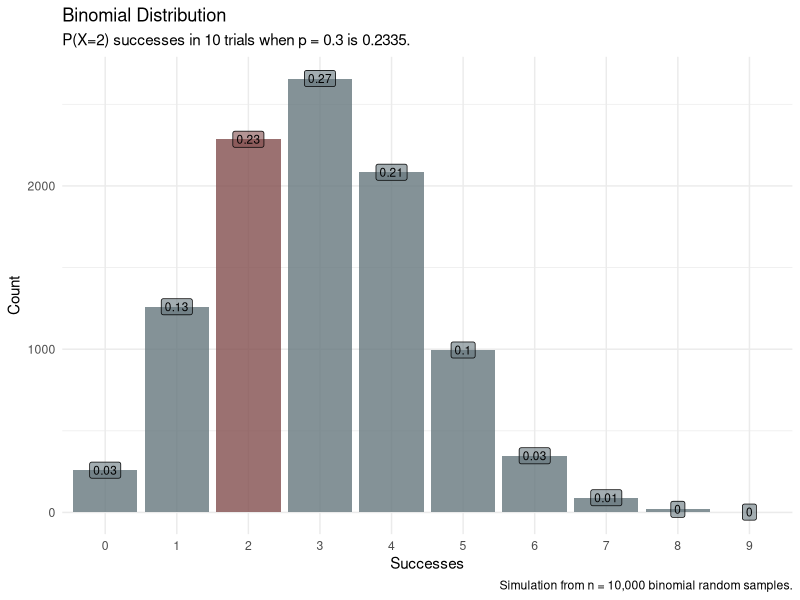
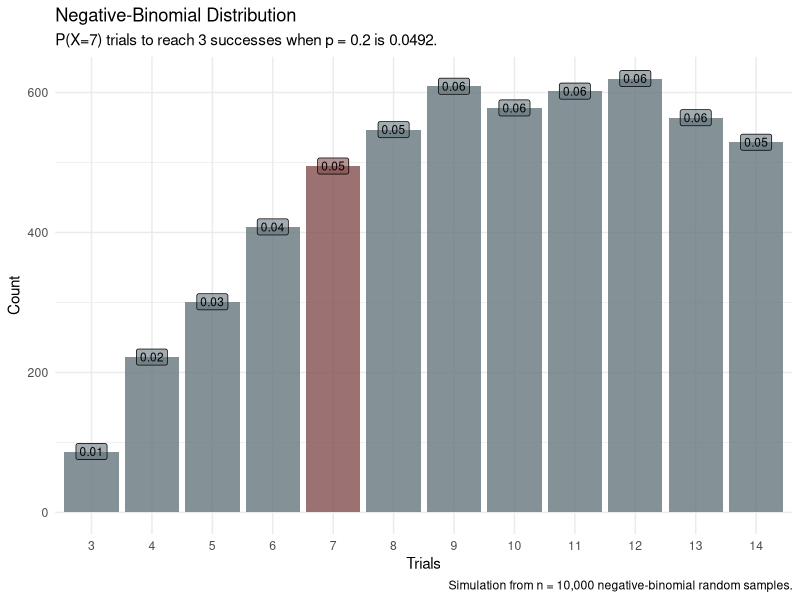
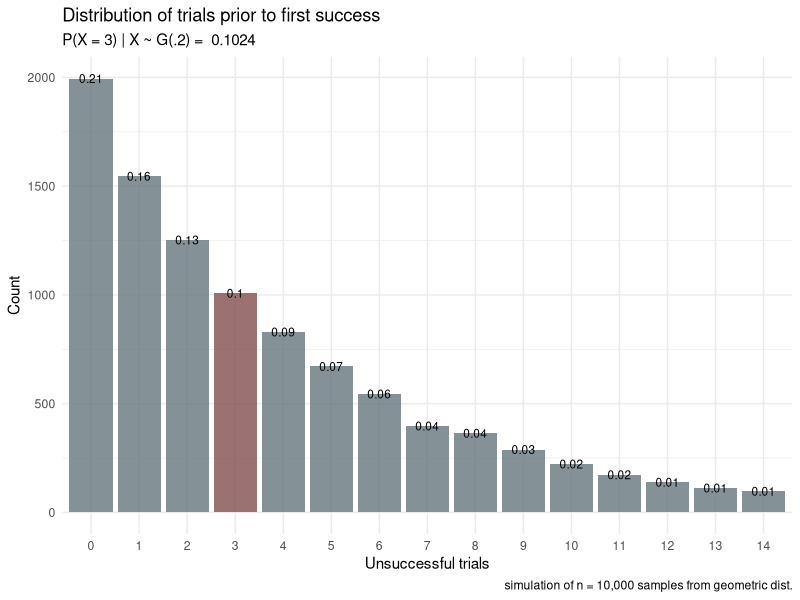
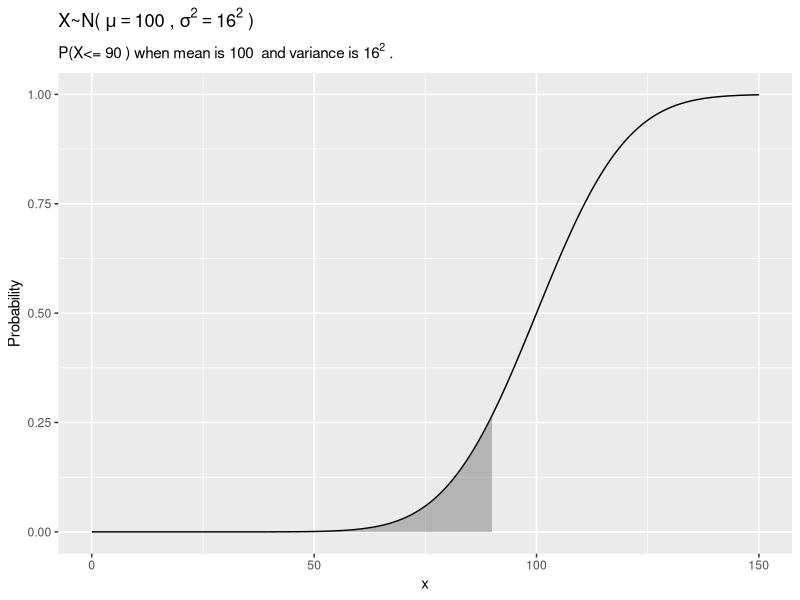
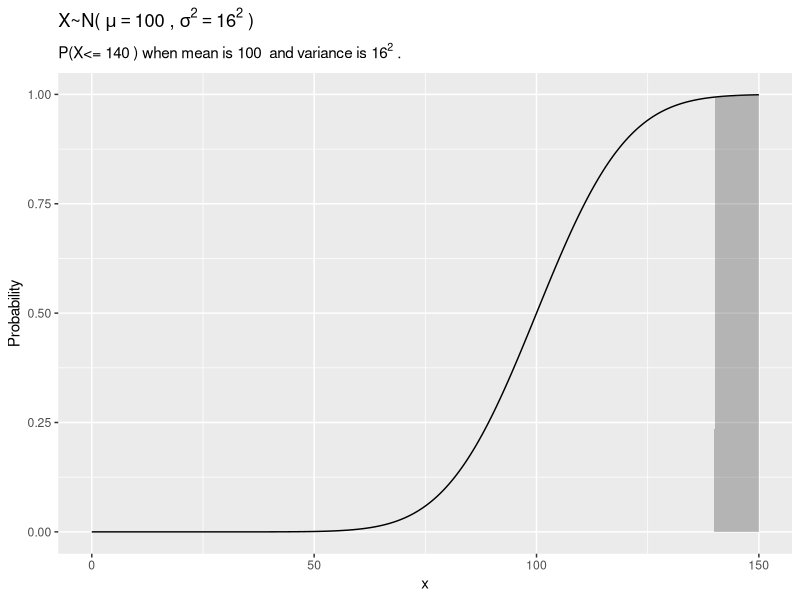
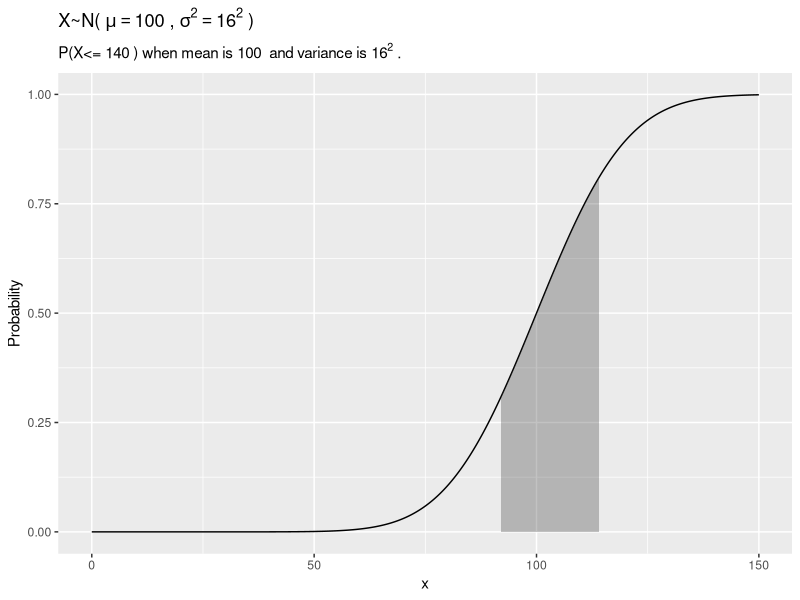
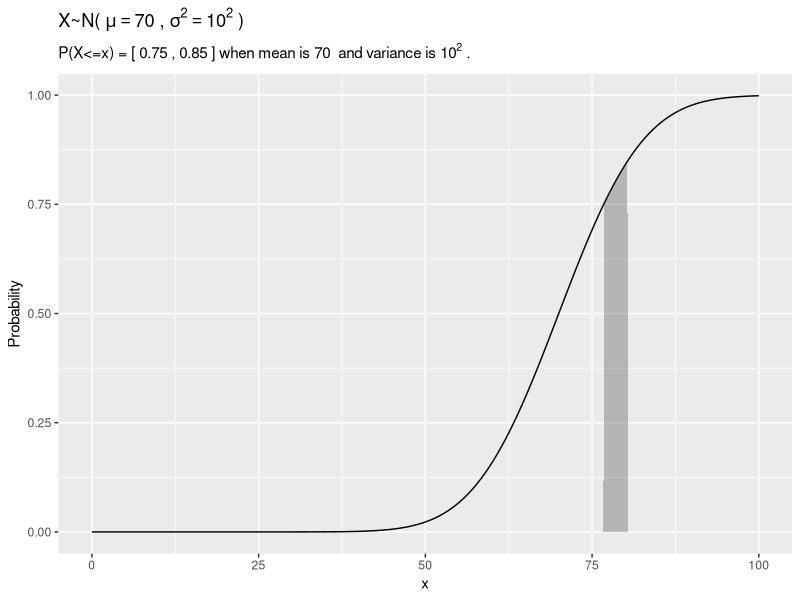
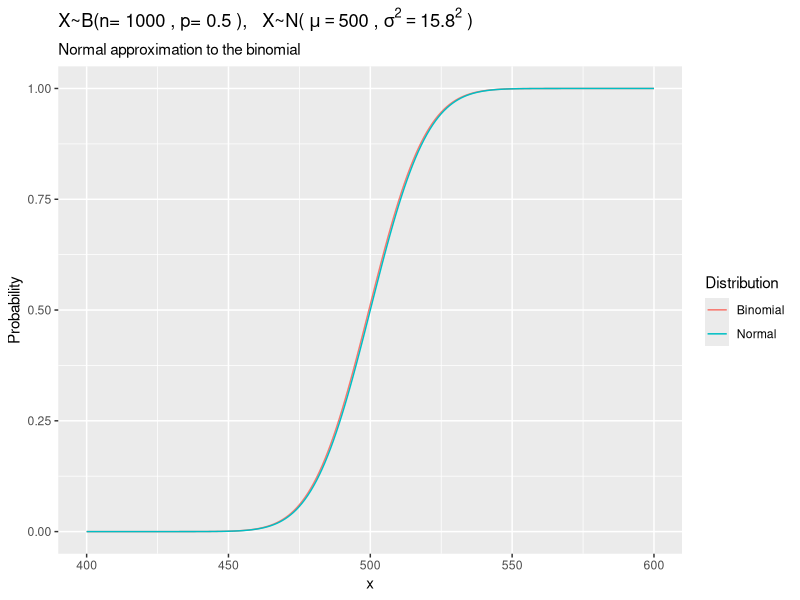

R code for these plots, in order:
## ---- chunk 1
my_colors <- list(blue = "#4a5F70",
                  beige = "#7f825f",
                  mauve = "#c2ae95",
                  red = "#824e4e",
                  grey = "#66777d")
## ---- chunk 2
dbinom(x = 2, size = 10, prob = 0.3)
## ---- chunk 3
library(tidyverse)

data.frame(cnt = rbinom(n = 10000, size = 10, prob = 0.3)) %>%
  count(cnt) %>%
  ungroup() %>%
  mutate(pct = n / sum(n),
         X_eq_x = cnt == 2) %>%
  ggplot(aes(x = as.factor(cnt), y = n, fill = X_eq_x, label = pct)) +
  geom_col(alpha = 0.8) +
  scale_fill_manual(values = c(my_colors$grey, my_colors$red)) +
  geom_label(aes(label = round(pct, 2)), size = 3, alpha = .6) +
  theme_minimal() +
  theme(legend.position = "none") +
  labs(title = "Binomial Distribution", 
       subtitle = paste0("P(X=2) successes in 10 trials when p = 0.3 is ", round(dbinom(2, 10, 0.3), 4), "."),
       x = "Successes",
       y = "Count",
       caption = "Simulation from n = 10,000 binomial random samples.") 
## ---- chunk 4
pbinom(q = 2, size = 10, prob = 0.3, lower.tail = TRUE)
## ---- chunk 5
mean(rbinom(n = 10000, size = 25, prob = .3))
## ---- chunk 6
var(rbinom(n = 10000, size = 25, prob = .3))
## ---- chunk 7
p_a <- pbinom(q = 4, size = 10, prob = 0.6, lower.tail = TRUE)
p_b <- pbinom(q = 4, size = 10, prob = 0.7, lower.tail = TRUE)
p_a + p_b - (p_a * p_b)
## ---- chunk 8
df <- data.frame(
  x = rbinom(10000, 10, 0.6),
  y = rbinom(10000, 10, 0.7)
  )
mean(if_else(df$x <= 4 | df$y <= 4, 1, 0))
## ---- chunk 9
dnbinom(x = 4, size = 3, prob = 0.2)
## ---- chunk 10
data.frame(cnt = rnbinom(n = 10000, size = 3, prob = 0.2)) %>%
  count(cnt) %>%
  ungroup() %>%
  mutate(pct = n / sum(n),
         X_eq_x = cnt == 7-3,
         cnt = cnt + 3) %>%
  filter(cnt < 15) %>%
  ggplot(aes(x = as.factor(cnt), y = n, fill = X_eq_x, label = pct)) +
  geom_col(alpha = 0.8) +
  scale_fill_manual(values = c(my_colors$grey, my_colors$red)) +
  geom_label(aes(label = round(pct, 2)), size = 3, alpha = .6, check_overlap = TRUE) +
  theme_minimal() +
  theme(legend.position = "none") +
  labs(title = "Negative-Binomial Distribution", 
       subtitle = paste0("P(X=7) trials to reach 3 successes when p = 0.2 is ", round(dnbinom(4, 3, 0.2), 4), "."),
       x = "Trials",
       y = "Count",
       caption = "Simulation from n = 10,000 negative-binomial random samples.") 
## ---- chunk 11
dgeom(x = 3, prob = 0.20)
## ---- chunk 12
data.frame(cnt = rgeom(n = 10000, prob = 0.20)) %>%
  count(cnt) %>%
  top_n(n = 15, wt = n) %>%
  ungroup() %>%
  mutate(pct = round(n / sum(n), 2),
         X_eq_x = cnt == 3) %>%
  ggplot(aes(x = as.factor(cnt), y = n, fill = X_eq_x, label = pct)) +
  geom_col(alpha = 0.8) +
  scale_fill_manual(values = c(my_colors$grey, my_colors$red)) +
  geom_text(size = 3) +
  theme_minimal() +
  theme(legend.position = "none") +
  labs(title = "Distribution of trials prior to first success",
       subtitle = paste("P(X = 3) | X ~ G(.2) = ", round(dgeom(3, .2), 4)),
       x = "Unsuccessful trials",
       y = "Count",
       caption = "simulation of n = 10,000 samples from geometric dist.") 
## ---- chunk 13
my_mean = 100
my_sd = 16
my_x = 90
# exact
pnorm(q = my_x, mean = my_mean, sd = my_sd, lower.tail = TRUE)
# simulated
mean(rnorm(n = 10000, mean = my_mean, sd = my_sd) <= my_x)

library(dplyr)
library(ggplot2)

data.frame(x = 0:1500 / 10, 
           prob = pnorm(q = 0:1500 / 10, 
                        mean = my_mean, 
                        sd = my_sd, 
                        lower.tail = TRUE)) %>%
  mutate(cdf = ifelse(x > 0 & x <= my_x, prob, 0)) %>%
ggplot() +
  geom_line(aes(x = x, y = prob)) +
  geom_area(aes(x = x, y = cdf), alpha = 0.3) +
  labs(title = bquote('X~N('~mu==.(my_mean)~','~sigma^{2}==.(my_sd)^{2}~')'),
       subtitle = bquote('P(X<='~.(my_x)~') when mean is'~.(my_mean)~' and variance is'~.(my_sd)^{2}~'.'),
       x = "x",
       y = "Probability") 
## ---- chunk 14
my_mean = 100
my_sd = 16
my_x = 140
# exact
pnorm(q = my_x, mean = my_mean, sd = my_sd, lower.tail = FALSE)
# simulated
mean(rnorm(n = 10000, mean = my_mean, sd = my_sd) > my_x)

library(dplyr)
library(ggplot2)

data.frame(x = 0:1500 / 10, 
           prob = pnorm(q = 0:1500 / 10, 
                        mean = my_mean, 
                        sd = my_sd, 
                        lower.tail = TRUE)) %>%
  mutate(cdf = ifelse(x > my_x & x < 1000, prob, 0)) %>%
ggplot() +
  geom_line(aes(x = x, y = prob)) +
  geom_area(aes(x = x, y = cdf), alpha = 0.3) +
  labs(title = bquote('X~N('~mu==.(my_mean)~','~sigma^{2}==.(my_sd)^{2}~')'),
       subtitle = bquote('P(X<='~.(my_x)~') when mean is'~.(my_mean)~' and variance is'~.(my_sd)^{2}~'.'),
       x = "x",
       y = "Probability") 
## ---- chunk 15
my_mean = 100
my_sd = 16
my_x_l = 92
my_x_h = 114
# exact
pnorm(q = my_x_h, mean = my_mean, sd = my_sd, lower.tail = TRUE) -
  pnorm(q = my_x_l, mean = my_mean, sd = my_sd, lower.tail = TRUE)

library(dplyr)
library(ggplot2)

data.frame(x = 0:1500 / 10, 
           prob = pnorm(q = 0:1500 / 10, 
                        mean = my_mean, 
                        sd = my_sd, 
                        lower.tail = TRUE)) %>%
  mutate(cdf = ifelse(x > my_x_l & x <= my_x_h, prob, 0)) %>%
ggplot() +
  geom_line(aes(x = x, y = prob)) +
  geom_area(aes(x = x, y = cdf), alpha = 0.3) +
  labs(title = bquote('X~N('~mu==.(my_mean)~','~sigma^{2}==.(my_sd)^{2}~')'),
       subtitle = bquote('P(X<='~.(my_x)~') when mean is'~.(my_mean)~' and variance is'~.(my_sd)^{2}~'.'),
       x = "x",
       y = "Probability") 
## ---- chunk 16
my_mean = 70
my_sd = 10
my_pct_l = .75
my_pct_h = .85

qnorm(p = my_pct_l, mean = my_mean, sd = my_sd, lower.tail = TRUE)
qnorm(p = my_pct_h, mean = my_mean, sd = my_sd, lower.tail = TRUE)

library(dplyr)
library(ggplot2)

data.frame(x = 0:1000 / 10, 
           prob = pnorm(q = 0:1000 / 10, 
                        mean = my_mean, 
                        sd = my_sd, 
                        lower.tail = TRUE)) %>%
  mutate(cdf = ifelse(prob > my_pct_l & prob <= my_pct_h, prob, 0)) %>%
ggplot() +
  geom_line(aes(x = x, y = prob)) +
  geom_area(aes(x = x, y = cdf), alpha = 0.3) +
  labs(title = bquote('X~N('~mu==.(my_mean)~','~sigma^{2}==.(my_sd)^{2}~')'),
       subtitle = bquote('P(X<=x) = ['~.(my_pct_l)~','~.(my_pct_h)~'] when mean is'~.(my_mean)~' and variance is'~.(my_sd)^{2}~'.'),
       x = "x",
       y = "Probability") 
## ---- chunk 17
my_x = 460
my_p = 0.50
my_n = 1000

my_mean = my_p * my_n
my_sd = round(sqrt(my_n * my_p * (1 - my_p)), 1)

# Exact binomial
pbinom(q = my_x, size = my_n, prob = my_p, lower.tail = TRUE)

# Normal approximation
pnorm(q = my_x, mean = my_p * my_n, sd = sqrt(my_n * my_p * (1 - my_p)), lower.tail = TRUE)

library(dplyr)
library(ggplot2)
library(tidyr)

data.frame(x = 400:600, 
           Normal = pnorm(q = 400:600, 
                        mean = my_p * my_n, 
                        sd = sqrt(my_n * my_p * (1 - my_p)), 
                        lower.tail = TRUE),
           Binomial = pbinom(q = 400:600, 
                        size = my_n, 
                        prob = my_p, 
                        lower.tail = TRUE)) %>%
  gather(key = "Distribution", value = "cdf", c(-x)) %>%
  ggplot(aes(x = x, y = cdf, color = Distribution)) +
  geom_line() +
  labs(title = bquote('X~B(n='~.(my_n)~', p='~.(my_p)~'),  '~'X~N('~mu==.(my_mean)~','~sigma^{2}==.(my_sd)^{2}~')'),
       subtitle = "Normal approximation to the binomial",
       x = "x",
       y = "Probability") 
## ---- chunk 18
my_x = 9
my_lambda = 6.5
my_sd = round(sqrt(my_lambda), 2)

# Exact Poisson
ppois(q = my_x - 1, lambda = my_lambda, lower.tail = FALSE)

# Normal approximation
pnorm(q = my_x - 0.5, mean = my_lambda, sd = my_sd, lower.tail = FALSE)

library(dplyr)
library(ggplot2)
library(tidyr)

data.frame(x = 0:200 / 10, 
           Normal = pnorm(q = 0:200 / 10, 
                        mean = my_lambda, 
                        sd = my_sd, 
                        lower.tail = TRUE),
           Poisson = ppois(q = 0:200 / 10, 
                        lambda = my_lambda, 
                        lower.tail = TRUE)) %>%
  gather(key = "Distribution", value = "cdf", c(-x)) %>%
  ggplot(aes(x = x, y = cdf, color = Distribution)) +
  geom_line() +
  labs(title = bquote('X~P('~lambda~'='~.(my_lambda)~'),  '~'X~N('~mu==.(my_lambda)~','~sigma^{2}==.(my_lambda)~')'),
       subtitle = "Normal approximation to the Poisson",
       x = "x",
       y = "Probability") 
## ---- chunk 19
my_mu = 160
my_sigma = 20
my_n = 5
my_x = 150

my_se = round(my_sigma / sqrt(my_n), 1)

pnorm(q = my_x, mean = my_mu, sd = my_sigma / sqrt(my_n), lower.tail = TRUE)

library(dplyr)
library(ggplot2)

data.frame(x = 1000:2000 / 10, 
           prob = pnorm(q = 1000:2000 / 10, 
                        mean = my_mu, 
                        sd = my_sigma / sqrt(my_n), 
                        lower.tail = TRUE)) %>%
  mutate(cdf = ifelse(x > 0 & x <= my_x, prob, 0)) %>%
ggplot() +
  geom_line(aes(x = x, y = prob)) +
  geom_area(aes(x = x, y = cdf), alpha = 0.3) +
  labs(title = bquote('X~N('~mu==.(my_mu)~','~sigma^{2}==.(my_se)^{2}~')'),
       subtitle = bquote('P(X<='~.(my_x)~') when mean is'~.(my_mu)~' and variance is'~sigma~'/sqrt(n)'~.(my_se)^{2}~'.'),
       x = "x",
       y = "Probability") 
## ---- chunk 20
knitr::include_app("https://mpfoley73.shinyapps.io/shiny_dist/", 
  height = "600px")
